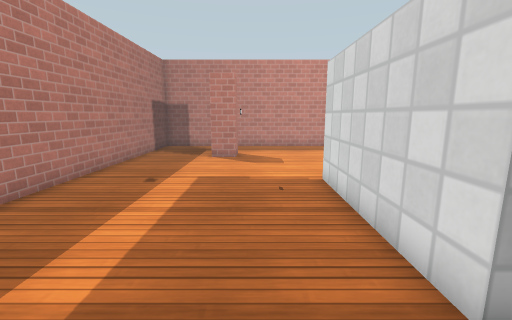
[1] (above)

12 first-person views from a walk through a robot-simulator world made for Gazebo. The camera is 1.1 m above the floor, tilts 10° down and sees 90° across. The floor is counted in squares, 0.5 m on a side. Each view is taken from the middle of a square. On the plan, view 1 faces up. The plan holds only what a view shows up to about 16 squares ahead; the rest is blank. Simple patterns stand in for the simulator's built-in surfaces.

[2]
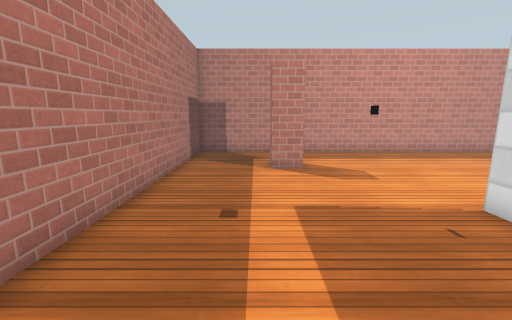

[3]
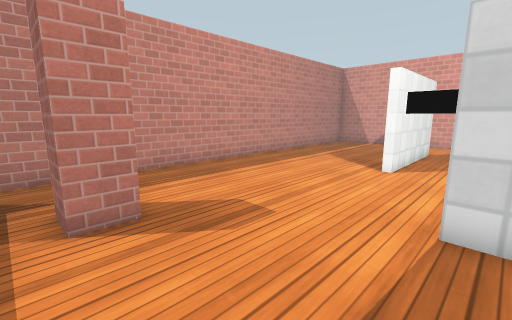

[4]
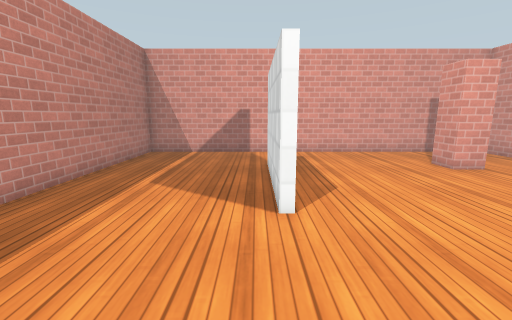

[5]
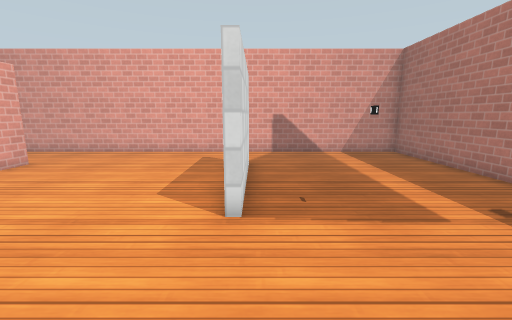

[6]
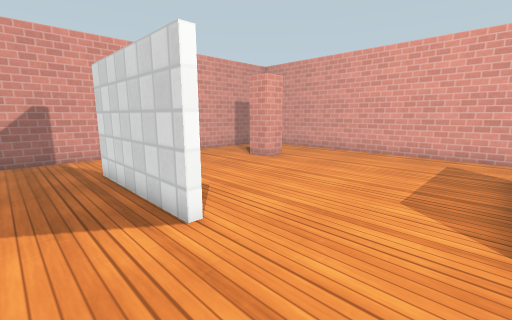

[7]
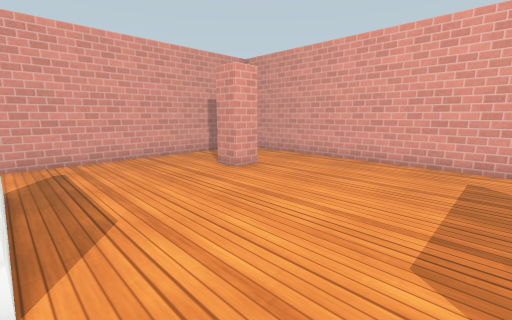

[8]
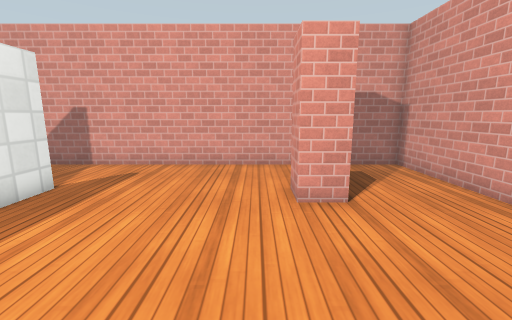

[9]
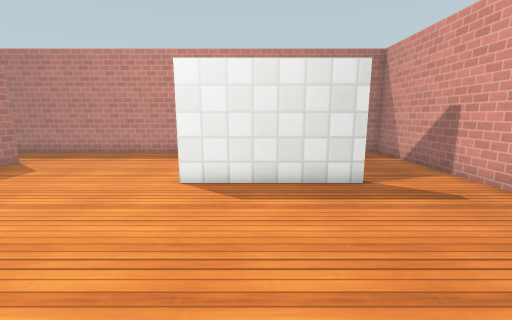

[10]
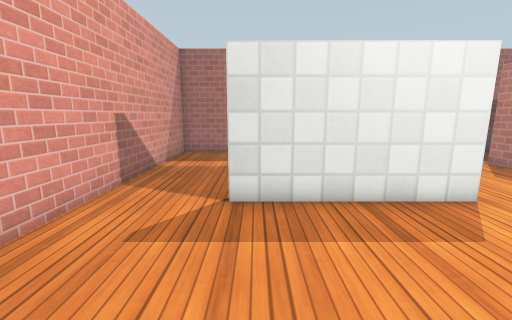

[11]
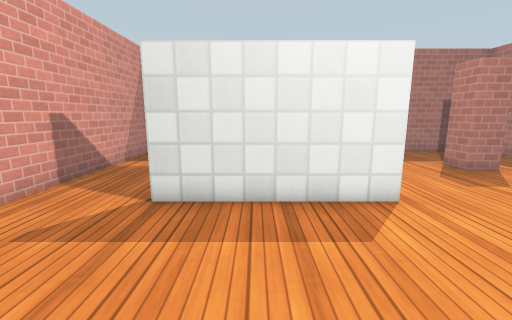

[12]
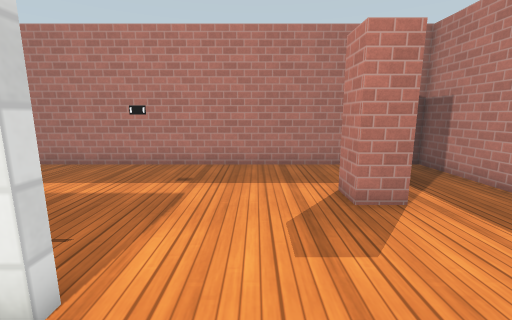

### Floor plan
Points are (right, up) in squares from view 1. A wall is a line through its corners. A room is listed if a view was taken in it or the views show most of it. See-through windows are left out.
Room 1 (views 1, 2, 3, 4, 5, 6, 7, 12)
walls: (7.5, 11.5) (13.5, 11.5); (2.3, 2.2) (2.3, 8.7) (2.7, 8.7); (17.4, 11.6) (17.4, 18.3) (-6.3, 18.3) (-6.3, -1.4) (2.4, -1.4)
ways out: opening at (3, 0.5) to room 2; opening at (5.5, 9.5) to room 2; opening at (15.5, 11) to room 2
objects: pillar (-2, 14) to (-1, 15)
Room 2 (views 8, 9, 10, 11)
walls: (13.6, 11.1) (7.5, 11.1) (7.5, 11.5); (2.7, 8.7) (2.7, 2.2); (2.4, -1.4) (17.4, -1.4) (17.4, 11.6)
ways out: opening at (3, 0.5) to room 1; opening at (5.5, 9.5) to room 1; opening at (15.5, 11) to room 1
objects: pillar (13, 3) to (13, 4)

Positions as (right, up) in squares from view 1, and headings:
1: (0, 0), facing up
2: (-3, 3), facing up
3: (-3, 8), facing up-right
4: (2, 12), facing right
5: (2, 14), facing down
6: (3, 14), facing down-right
7: (4, 11), facing down-right
8: (6, 5), facing right
9: (10, 3), facing up
10: (9, 3), facing left
11: (9, 5), facing left
12: (5, 11), facing left
